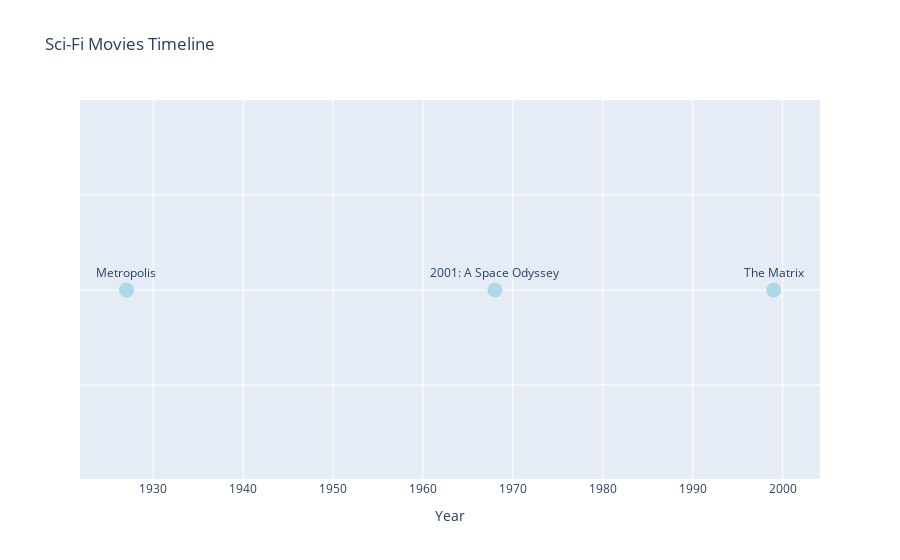

Notebook source saved alongside this figure:
### Code cell
import plotly.graph_objects as go

# Data for the sci-fi movies
movies = [
    {"title": "Metropolis", "year": 1927, "description": "A dystopian future where society is divided into two classes."},
    {"title": "2001: A Space Odyssey", "year": 1968, "description": "A journey through space and time exploring human evolution."},
    {"title": "The Matrix", "year": 1999, "description": "A hacker discovers the world is a simulated reality and joins a rebellion."}
]

# Extracting data for the plot
years = [movie["year"] for movie in movies]
titles = [movie["title"] for movie in movies]
descriptions = [movie["description"] for movie in movies]

# Creating the scatter plot
fig = go.Figure()

fig.add_trace(go.Scatter(
    x=years,
    y=[1]*len(years),  # All points will be on a horizontal line
    mode='markers+text',
    text=titles,
    hovertext=descriptions,
    hoverinfo='text',
    textposition='top center',
    marker=dict(size=15, color='lightblue')
))

# Customizing the layout
fig.update_layout(
    title="Sci-Fi Movies Timeline",
    xaxis_title="Year",
    yaxis_title="",
    yaxis=dict(showticklabels=False),  # Hide y-axis labels
    xaxis=dict(tickmode='linear', tick0=1920, dtick=10),
    showlegend=False
)

fig.show()

### Figure 1 — Plotly figure (JSON) as saved in the notebook; plotly's stock layout.template omitted (floating-point values rounded to 4 significant figures)
{"data": [{"hoverinfo": "text", "hovertext": ["A dystopian future where society is divided into two classes.", "A journey through space and time exploring human evolution.", "A hacker discovers the world is a simulated reality and joins a rebellion."], "marker": {"color": "lightblue", "size": 15}, "mode": "markers+text", "text": ["Metropolis", "2001: A Space Odyssey", "The Matrix"], "textposition": "top center", "type": "scatter", "x": [1927, 1968, 1999], "y": [1, 1, 1]}], "layout": {"showlegend": false, "title": {"text": "Sci-Fi Movies Timeline"}, "xaxis": {"dtick": 10, "tick0": 1920, "tickmode": "linear", "title": {"text": "Year"}}, "yaxis": {"showticklabels": false, "title": {"text": ""}}}}
